Frame 1 (no input): blank canvas, image omitted
Frame 60 (no input): blank canvas, image omitted
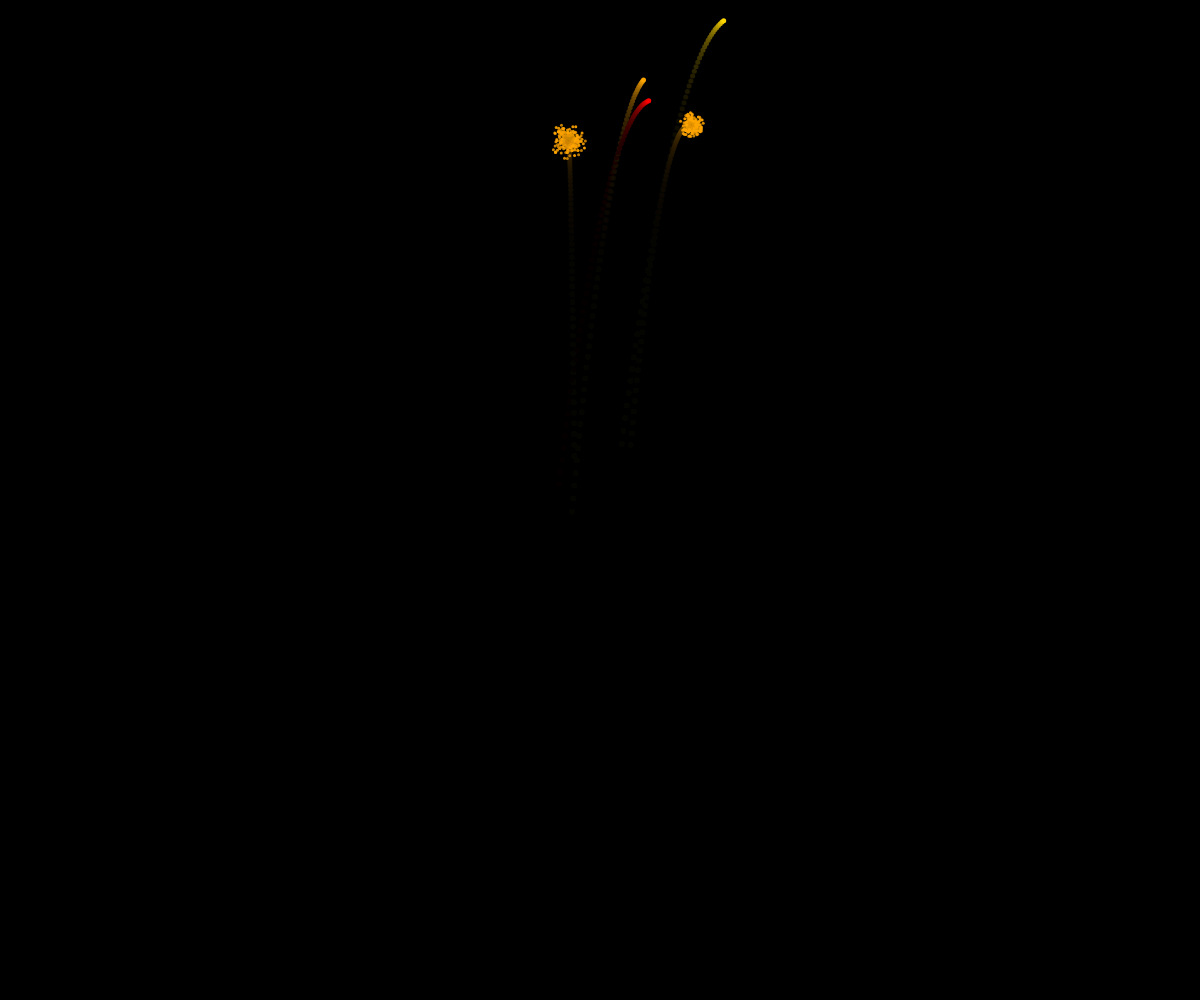
Frame 120 (the mouse pressed at the canvas centre since frame 60)

The p5.js sketch whose frames 1 and 60 were blank and that drew this single picture after the mouse press (run headless with seeded random() and noise() and a simulated clock; from frame 60 on, the mouse is pressed at the canvas centre):

// p5.js sketch
// ── sketch.js
let fireworks = [];

function setup() {
  createCanvas(windowWidth, windowHeight);
  
  // Color mode and initial aesthetic
  colorMode(RGB, 255, 255, 255, 1);
  background(0);
}

function draw() {
  // Semi-transparent background for trail effect
  background(0, 0, 0, 0.1);
  
  // Update and display fireworks
  for (let i = fireworks.length - 1; i >= 0; i--) {
    fireworks[i].update();
    fireworks[i].display();
    
    // Remove expired fireworks
    if (fireworks[i].isDone()) {
      fireworks.splice(i, 1);
    }
  }
}

function mousePressed() {
  // Create multiple fireworks on click
  let fireworkCount = floor(random(3, 7));
  for (let i = 0; i < fireworkCount; i++) {
    fireworks.push(new Firework(mouseX, mouseY));
  }
}

class Firework {
  constructor(originX, originY) {
    // Diwali-inspired red and yellow color palette
    this.colors = [
      { r: 255, g: 69, b: 0 },    // Bright Red
      { r: 255, g: 165, b: 0 },   // Bright Yellow-Orange
      { r: 255, g: 0, b: 0 },     // Pure Red
      { r: 255, g: 215, b: 0 }    // Golden Yellow
    ];
    
    // Launch point near mouse click with slight variation
    this.x = originX + random(-50, 50);
    this.y = originY + random(-50, 50);
    
    // Color and intensity based on click
    this.color = random(this.colors);
    
    // Firework launch parameters with random variation
    this.velocity = createVector(
      random(-2, 2), 
      random(-10, -15)
    );
    this.acceleration = createVector(0, 0.2);
    
    // Particles for explosion
    this.particles = [];
    this.exploded = false;
  }
  
  update() {
    // Move firework if not exploded
    if (!this.exploded) {
      this.velocity.add(this.acceleration);
      this.x += this.velocity.x;
      this.y += this.velocity.y;
      
      // Explode at peak
      if (this.velocity.y >= 0) {
        this.explode();
      }
    }
    
    // Update particles
    for (let i = this.particles.length - 1; i >= 0; i--) {
      this.particles[i].update();
      
      // Remove faded particles
      if (this.particles[i].isDone()) {
        this.particles.splice(i, 1);
      }
    }
  }
  
  explode() {
    this.exploded = true;
    // Consistent particle count with some randomness
    let particleCount = floor(random(50, 100));
    
    for (let i = 0; i < particleCount; i++) {
      this.particles.push(new Particle(this.x, this.y, this.color));
    }
  }
  
  display() {
    if (!this.exploded) {
      // Draw firework before explosion
      noStroke();
      fill(this.color.r, this.color.g, this.color.b);
      ellipse(this.x, this.y, 5, 5);
    }
    
    // Display particles
    this.particles.forEach(p => p.display());
  }
  
  isDone() {
    return this.exploded && this.particles.length === 0;
  }
}

class Particle {
  constructor(x, y, particleColor) {
    this.pos = createVector(x, y);
    this.color = particleColor;
    
    // Explosion spread with random variation
    let angle = random(TWO_PI);
    let magnitude = random(2, 6);
    this.velocity = p5.Vector.fromAngle(angle, magnitude);
    
    this.acceleration = createVector(0, 0.05);
    this.lifespan = random(200, 255);
  }
  
  update() {
    this.velocity.add(this.acceleration);
    this.pos.add(this.velocity);
    this.lifespan -= 5;
  }
  
  display() {
    noStroke();
    // Fade out particles
    fill(
      this.color.r, 
      this.color.g, 
      this.color.b, 
      this.lifespan / 255
    );
    ellipse(this.pos.x, this.pos.y, 3, 3);
  }
  
  isDone() {
    return this.lifespan <= 0;
  }
}

function windowResized() {
  resizeCanvas(windowWidth, windowHeight);
}
